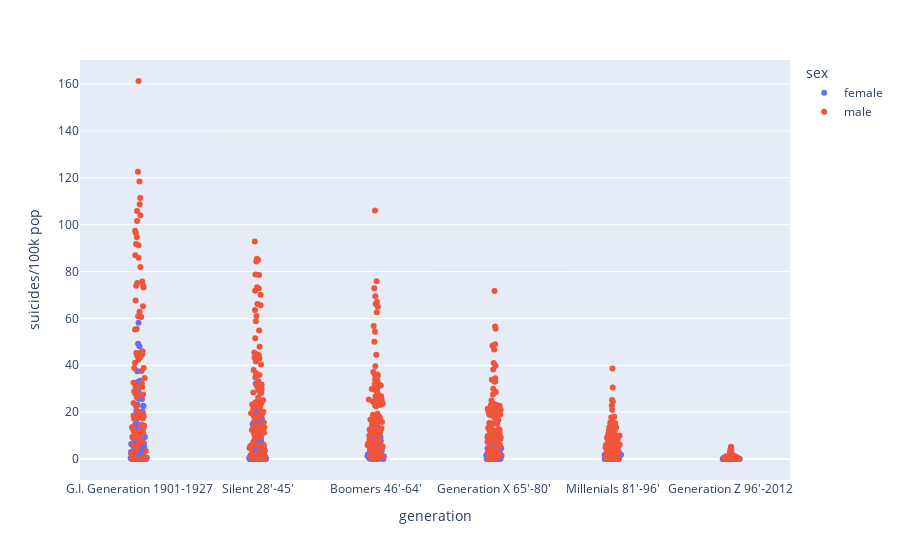

Notebook cell for this chart:
### Markdown cell above
# Let's Look at Overlay

### Code cell
stripfig = px.strip(
    data_frame=df,
    x="generation",
    y="suicides/100k pop",
    # reorder categories
    category_orders={"generation":["G.I. Generation 1901-1927","Silent 28'-45'","Boomers 46'-64'", "Generation X 65'-80'","Millenials 81'-96'","Generation Z 96'-2012"]},
    hover_data=['country'],        # values appear as extra data in the hover tooltip
    color="sex",
    # color_discrete_sequence=["springgreen","yellow"],             # set specific marker colors for discrete values
    # color_discrete_map={"male":"rosybrown" ,"female":"orangered"},  # map your chosen colors
    # orientation='v',             # 'v','h': orientation of the marks
    stripmode='overlay',           # in 'overlay' mode, bars are top of one another.
                                   # in 'group' mode, bars are placed beside each other.
)
pio.show(stripfig)

### Figure 1 — Plotly figure (JSON) as saved in the notebook; plotly's stock layout.template omitted (floating-point values rounded to 4 significant figures; data arrays with more than 128 entries replaced by an {"elided": "..."} marker saying what was removed)
{"data": [{"alignmentgroup": "True", "boxpoints": "all", "customdata": {"elided": "590x1 str values"}, "fillcolor": "rgba(255,255,255,0)", "hoveron": "points", "hovertemplate": "sex=female<br>generation=%{x}<br>suicides/100k pop=%{y}<br>country=%{customdata[0]}<extra></extra>", "legendgroup": "female", "line": {"color": "rgba(255,255,255,0)"}, "marker": {"color": "#636efa"}, "name": "female", "offsetgroup": "female", "orientation": "v", "pointpos": 0, "showlegend": true, "type": "box", "x": {"elided": "590 str values"}, "x0": " ", "xaxis": "x", "y": {"elided": "590 float values"}, "y0": " ", "yaxis": "y"}, {"alignmentgroup": "True", "boxpoints": "all", "customdata": {"elided": "590x1 str values"}, "fillcolor": "rgba(255,255,255,0)", "hoveron": "points", "hovertemplate": "sex=male<br>generation=%{x}<br>suicides/100k pop=%{y}<br>country=%{customdata[0]}<extra></extra>", "legendgroup": "male", "line": {"color": "rgba(255,255,255,0)"}, "marker": {"color": "#EF553B"}, "name": "male", "offsetgroup": "male", "orientation": "v", "pointpos": 0, "showlegend": true, "type": "box", "x": {"elided": "590 str values"}, "x0": " ", "xaxis": "x", "y": {"elided": "590 float values"}, "y0": " ", "yaxis": "y"}], "layout": {"boxmode": "overlay", "legend": {"title": {"text": "sex"}, "tracegroupgap": 0}, "margin": {"t": 60}, "xaxis": {"anchor": "y", "categoryarray": ["G.I. Generation 1901-1927", "Silent 28'-45'", "Boomers 46'-64'", "Generation X 65'-80'", "Millenials 81'-96'", "Generation Z 96'-2012"], "categoryorder": "array", "domain": [0, 1], "title": {"text": "generation"}}, "yaxis": {"anchor": "x", "domain": [0, 1], "title": {"text": "suicides/100k pop"}}}}
